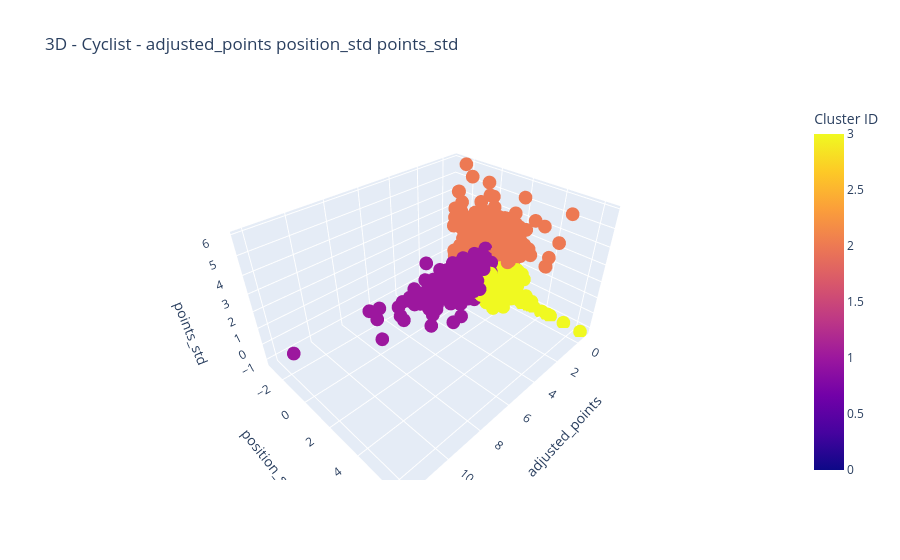

This figure's notebook cell:
### Markdown cell above
# Cyclist cluster - Hierarchical
### K = 4
### FEATURES: 'adjusted_points', 'position_std', 'points_std'

### Code cell
# Load the dataset
with gzip.open('dataset/cyclist_nf.pkl', 'r') as file:
    cyclists = pkl.load(file)
# Features
features = ['adjusted_points', 'position_std', 'points_std']
ut.clustering_Agglomerate(cyclists, features, 20, 'Cyclist', False, True, K=4)

### Figure 1 — Plotly figure (JSON) as saved in the notebook; plotly's stock layout.template omitted (floating-point values rounded to 4 significant figures; data arrays with more than 128 entries replaced by an {"elided": "..."} marker saying what was removed)
{"data": [{"hovertemplate": "adjusted_points=%{x}<br>position_std=%{y}<br>points_std=%{z}<br>Cluster ID=%{marker.color}<extra></extra>", "legendgroup": "", "marker": {"color": {"elided": "4501 int values"}, "coloraxis": "coloraxis", "symbol": "circle"}, "mode": "markers", "name": "", "scene": "scene", "showlegend": false, "type": "scatter3d", "x": {"elided": "4501 float values"}, "y": {"elided": "4501 float values"}, "z": {"elided": "4501 float values"}}], "layout": {"coloraxis": {"colorbar": {"title": {"text": "Cluster ID"}}, "colorscale": [[0, "#0d0887"], [0.1111, "#46039f"], [0.2222, "#7201a8"], [0.3333, "#9c179e"], [0.4444, "#bd3786"], [0.5556, "#d8576b"], [0.6667, "#ed7953"], [0.7778, "#fb9f3a"], [0.8889, "#fdca26"], [1, "#f0f921"]]}, "legend": {"title": {"text": "Cluster ID"}, "tracegroupgap": 0, "x": 1, "y": 1}, "scene": {"domain": {"x": [0, 1], "y": [0, 1]}, "xaxis": {"title": {"text": "adjusted_points"}}, "yaxis": {"title": {"text": "position_std"}}, "zaxis": {"title": {"text": "points_std"}}}, "title": {"text": "3D - Cyclist - adjusted_points position_std points_std "}}}
